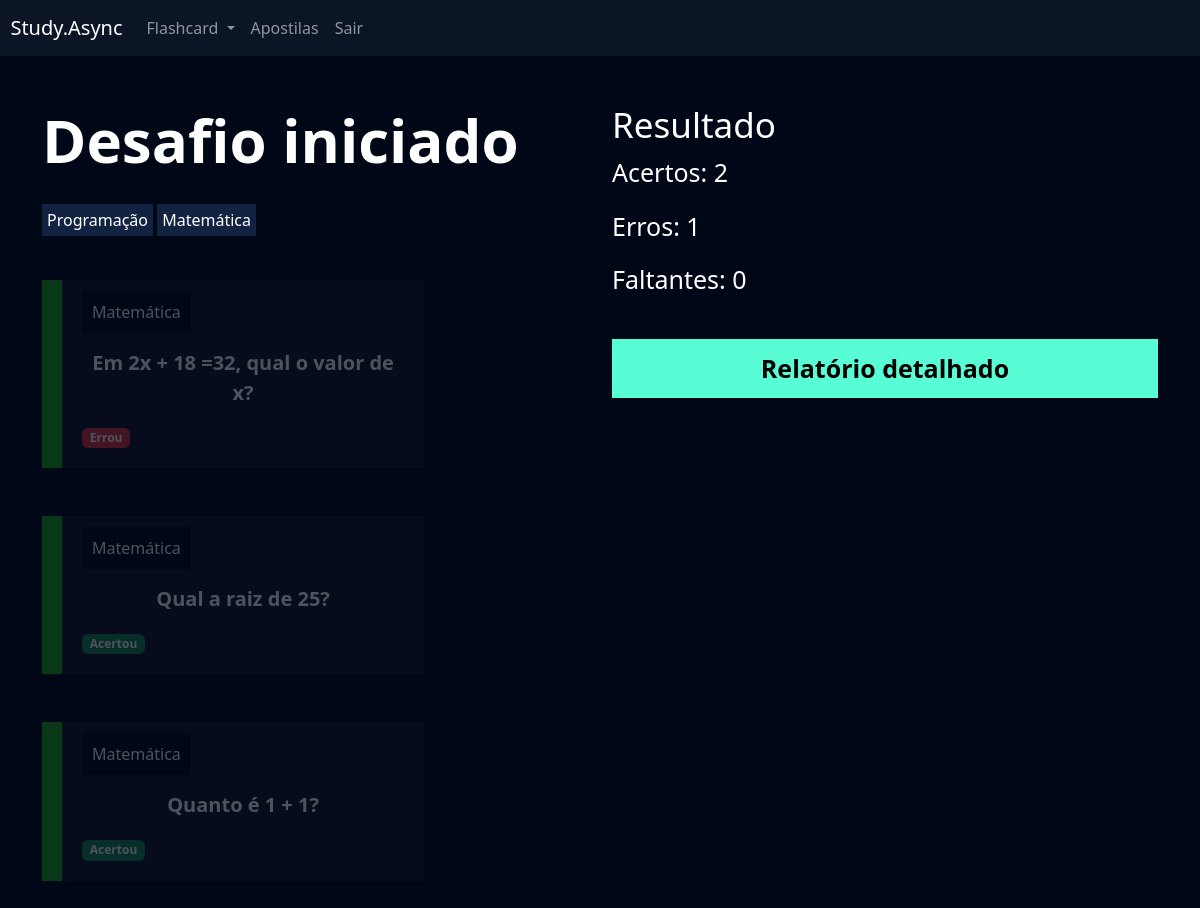
The app's page /challenges/challenge/34/ (signed in) with its own data.
### challenges/models.py (models this page shows, shortened)
class FlashCardChallenge(models.Model):
    flashcard = models.ForeignKey(FlashCard, on_delete=models.DO_NOTHING)
    answered = models.BooleanField(default=False)
    got_it_right = models.BooleanField(default=False)
    created_at = models.DateTimeField(auto_now_add=True)

### flashcards/models.py (models this page shows, shortened)
class FlashCard(models.Model):
    DIFFICULTY_CHOICES = (('D', 'Difícil'), ('M', 'Médio'), ('F', 'Fácil'))
    user = models.ForeignKey(User, on_delete=models.DO_NOTHING)
    question = models.CharField(max_length=100)
    response = models.TextField()
    category = models.ForeignKey(Category, on_delete=models.DO_NOTHING)
    difficulty = models.CharField(max_length=1, choices=DIFFICULTY_CHOICES)
    created_at = models.DateTimeField(auto_now_add=True)
    updated_at = models.DateTimeField(auto_now=True)
    @property
    def css_challenge(self):
        if self.difficulty == 'F':
            return 'flashcard-facil'
        elif self.difficulty == 'M':
            return 'flashcard-medio'
        elif self.difficulty == 'D':
            return 'flashcard-dificil'

class Category(models.Model):
    name = models.CharField(max_length=20)
    created_at = models.DateTimeField(auto_now_add=True)
    updated_at = models.DateTimeField(auto_now=True)
    def __str__(self):
        return self.name

### challenges/views.py (the view)
# urls.py: path('challenge/<int:id>/', views.challenge, name='challenge'),
@login_required
def challenge(request, id):
    if request.method == 'GET':
        challenge = Challenge.objects.get(id=id)
        result = {
            'hits': 0,
            'errors': 0,
            'missing': challenge.flashcards.count(),
        }
        for flash in challenge.flashcards.all():
            if flash.answered:
                result['missing'] -= 1
                if flash.got_it_right:
                    result['hits'] += 1
                else:
                    result['errors'] += 1
        return render(
            request,
            'challenge.html',
            {'challenge': challenge, 'result': result }
        )

### challenges/templates/challenge.html (shortened to what this page needs)
{% extends "base.html" %}
{% load static %}
{% block 'cabecalho' %}
    <link href="{% static 'users/css/create_user.css' %}" rel="stylesheet">
    <link href="{% static 'flashcards/css/create_flashcard.css' %}" rel="stylesheet">
    <link href="{% static 'challenges/css/start_challenge.css' %}" rel="stylesheet">
    <link href="{% static 'challenges/css/challenge.css' %}" rel="stylesheet">
    <link href='https://unpkg.com/boxicons@2.1.4/css/boxicons.min.css' rel='stylesheet'>
{% endblock 'cabecalho' %}
{% block 'conteudo' %}
    {% include 'partials/header.html' %}
    <div class="container">
        <br>
        <br>
        <div class="row">
            <div class="col-md">
                <h3 class="fonte-principal" >Desafio iniciado</h3>
                <br>
                <span class="badge-categoria">Programação</span>
                <span class="badge-categoria" >Matemática</span>
                <br>
                <br>
                <br>
                {% for flash in challenge.flashcards.all %}
                  <div class="box-new-flashcard {% if flash.answered  %}op2{% endif%}" >
                        <div class="flashcard {{ flash.flashcard.css_challenge }}">
                            <div class="flashcard-categoria">
                                {{flash.flashcard.category}}
                            </div>
                            <br>
                            <br>
                            <div class="flashcard-box-item" onclick="flip_card({{ flash.id }})">
                                <p class="flashcard-item">{{flash.flashcard.question}}</p>
                            </div>
                            {% if not flash.answered %}
                                <div class="responder">
                                    <a href="{% url 'reply_flashcard' flash.id %}?right=0&challenge={{challenge.id}}">
                                        <i class='bx bxs-x-square icone-vermelho'></i>
                                    </a>
                                    <a href="{% url 'reply_flashcard' flash.id %}?right=1&challenge={{challenge.id}}">
                                        <i class='bx bxs-check-square icone-verde' ></i>
                                    </a>
                                </div>
                            {% else %}
                                {% if flash.got_it_right %}
                                    <span class="badge bg-success">Acertou</span>
                                {% else %}
                                    <span class="badge bg-danger">Errou</span>
                                {% endif%}
                            {% endif %}
                        </div>
                    </div>
                    <br>
                    <br>
                {% endfor %}
            </div>
            <div class="col-md">
                <h3 class="fonte-secundaria">Resultado</h3>
                <p class="fonte-p">Acertos:  {{ result.hits }}</p>
                <p class="fonte-p">Erros:  {{ result.errors }}</p>
                <p class="fonte-p">Faltantes:  {{ result.missing }}</p>
                <br>
                <a class="btn-cadastro btn-desafio" href="{% url 'report' challenge.id %}">Relatório detalhado</a>
            </div>
        </div>
    </div>
{% endblock 'conteudo' %}

### templates/static/global/css/base.css (style rules this page uses)
:root { --main-color: #0b1526; --dark-color: #000716; --secondary-dark-color: rgb(15, 2, 26); --light-color: #00c1f3; --contrast-color: #f4c96b; --differential-color: #58fcd5; }
body { background-color: var(--dark-color) !important; color: white !important; }

### templates/static/users/css/create_user.css (style rules this page uses)
* { margin: 0; padding: 0; }
.btn-cadastro { padding: 10px; background-color: #58fcd5; border: none; border: 1px solid #58fcd5; font-size: 18px; font-weight: bold; padding-left: 25px; padding-right: 25px; }

### templates/static/flashcards/css/create_flashcard.css (style rules this page uses)
.box-new-flashcard { width: 70%; margin: auto; }
.flashcard { background-color: rgba(255, 255, 255, .08); padding: 20px; }
.flashcard-box-item { text-align: center; }
.flashcard p { font-size: 20px; font-weight: bold; cursor: pointer; }
.flashcard-facil { border-left: 20px solid #1DAB1A; }
.flashcard-categoria { background-color: var(--dark-color); display: inline; padding: 10px; }

### templates/static/challenges/css/start_challenge.css (style rules this page uses)
.fonte-principal { font-weight: bold; font-size: 60px; }
.fonte-secundaria { font-size: 35px; }

### templates/static/challenges/css/challenge.css (style rules this page uses)
.badge-categoria { padding: 5px; background-color: #122342; }
.box-new-flashcard { margin: 0; }
.op2 { opacity: .3; }
.fonte-p { font-size: 25px; }
.btn-desafio { width: 100% !important; color: black; text-decoration: none; display: block; text-align: center; font-size: 25px; }

### records on screen
FlashCardChallenge: flashcard.category "Matemática", flashcard.question "Em 2x + 18 =32, qual o valor de x?", answered "Errou"
FlashCardChallenge: flashcard.category "Matemática", flashcard.question "Qual a raiz de 25?", answered "Acertou"
FlashCardChallenge: flashcard.category "Matemática", flashcard.question "Quanto é 1 + 1?", answered "Acertou"

### other values on screen
{{ result.hits }} "2"
{{ result.errors }} "1"
{{ result.missing }} "0"
